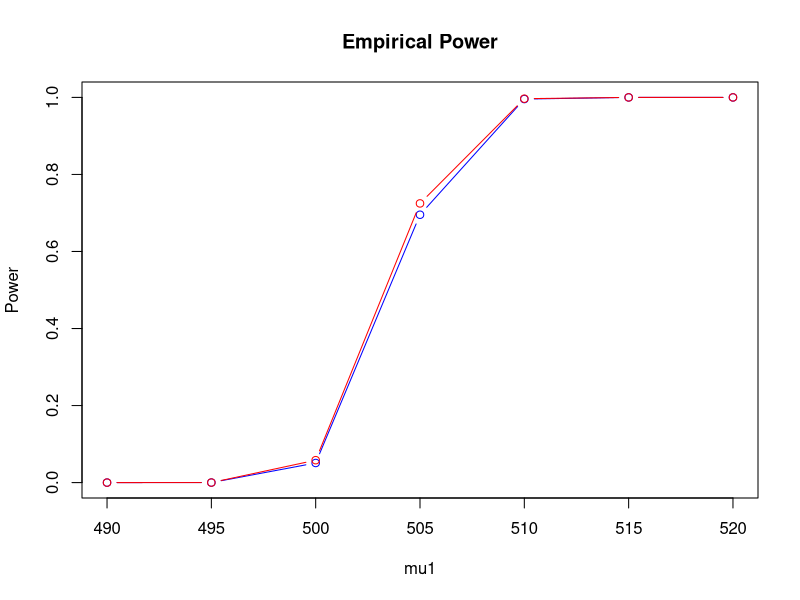

Source code (R):
# 2018.10.22 recap
#####################################
# Monte Carlo Methods for Inferences#
#####################################

##1. Example : Empirical type 1 error rate

n = 20
alpha = 0.05
mu0 = 500
sigma2 = 100

m = 10000
I = numeric(m)
for (j in 1:m)
{
  x = rnorm(n, mu0, sqrt(sigma2)) #mu0 = 500
  Tj = (mean(x) - mu0)/(sd(x)/sqrt(n)) # T-statistic under H_0
  if (Tj > qt((1-alpha), df=(n-1))) I[j]=1 #qt((1-alpha) = t_(1-alpha) in t-distribution
  else I[j]=0
}

# Empirical Type 1 error rate;
TypeI = mean(I)
se.hat = sqrt(TypeI*(1-TypeI)/m)
c(TypeI,se.hat)



##2. Example : Empirical power (under H_1)

n = 20
alpha = 0.05
mu0 = 500
sigma2 = 100

I = I1 = numeric(m)
mu1 = seq(490,520,5)

m = 10000
r = length(mu1)
power.hat = power1.hat = numeric(r)


for (i in 1:r)
{
  for (j in 1:m)
  {
    x = rnorm(n, mu1[i], sqrt(sigma2)) #mu0 = 500
    Tj = (mean(x) - mu0)/(sd(x)/sqrt(n)) # T-statistic under H_0
    if (Tj > qt((1-alpha), df=(n-1))) I[j]=1 #qt((1-alpha) = t_(1-alpha) in t-distribution
    else I[j]=0
    if (Tj > qnorm((1-alpha),0,1)) I1[j]=1 #
    else I1[j]=0
  }
  power.hat[i] = mean(I)
  power1.hat[i] = mean(I1)
}

plot(mu1, power.hat, type='b', main='Empirical Power', ylab='Power', col='blue')
lines(mu1, power1.hat, type='b', col='red')
